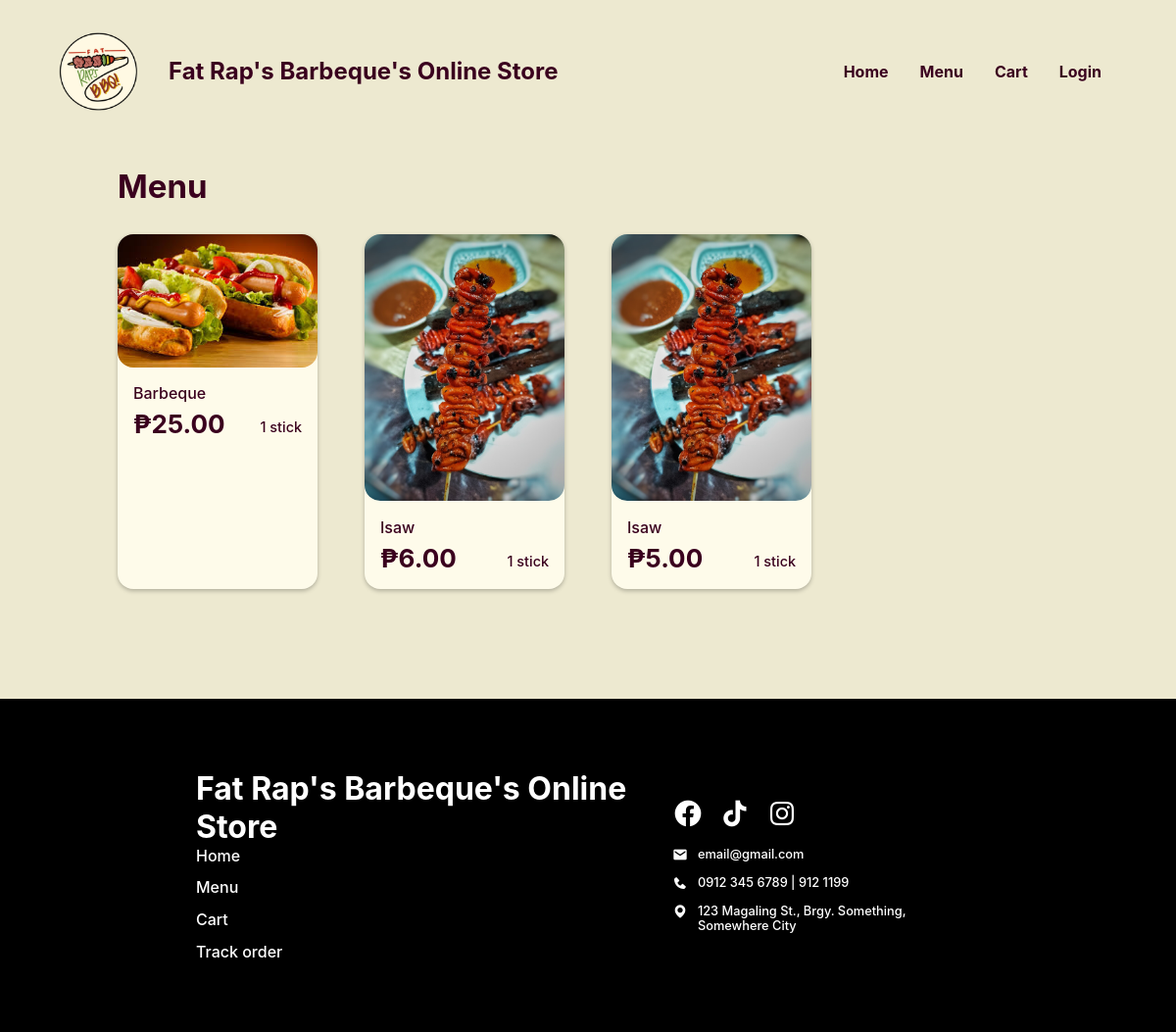
The page /Website/menu.php on the database as committed earlier.
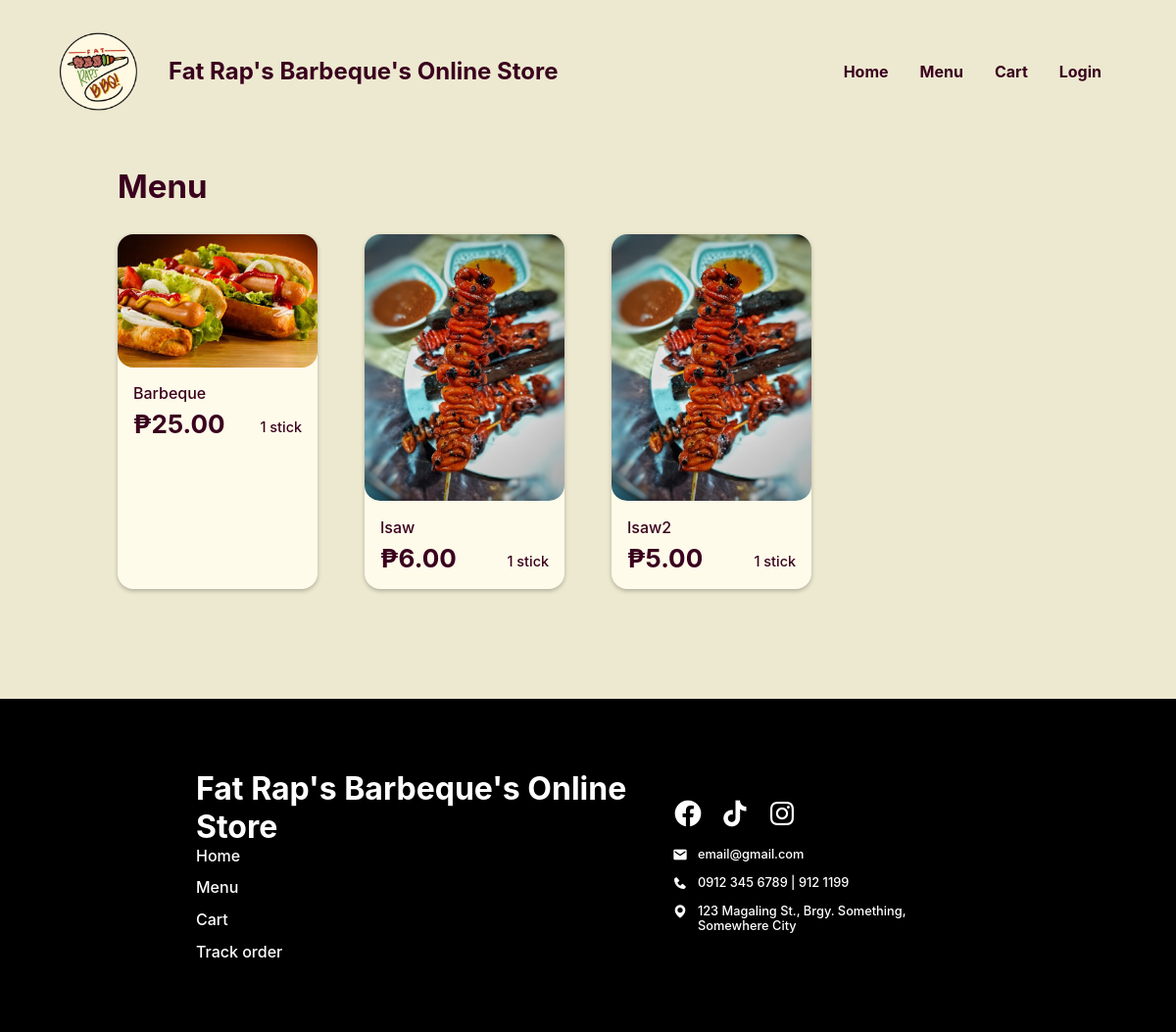
The same page on the database as committed later.
### tables this page shows
CREATE TABLE `food` (
  `FOOD_ID` int(18) UNSIGNED NOT NULL,
  `CTGY_ID` int(18) NOT NULL,
  `FOOD_NAME` varchar(20) NOT NULL,
  `FOOD_PRICE` decimal(10,2) NOT NULL,
  `FOOD_DESC` varchar(50) NOT NULL,
  `FOOD_IMG` varchar(255) NOT NULL,
  `FOOD_STOCK` int(20) NOT NULL,
  `FOOD_ACTIVE` varchar(10) NOT NULL,
  `FOOD_TYPE` varchar(16) NOT NULL
);

### Website/menu.php (the view, shortened to what this page needs)
<?php
@include 'constants.php';
$PRSN_ROLE = $_SESSION['prsn_role'];
?>
<!DOCTYPE html>
<html lang="en">
<head>
    <link rel="stylesheet" href="header-styles.css">
    <link rel="stylesheet" href="customer-styles.css">
    <link href='https://unpkg.com/boxicons@2.1.4/css/boxicons.min.css' rel='stylesheet'>
</head>
<body>
    <header>
        <div class="header-container">
            <div class="website-title">
                <img id="logo" src="images/client-logo.png">
                <div class="text">
                    <h1>Fat Rap's Barbeque's Online Store</h1>
                </div>
            </div>
            <ul class = 'menubar'>
                <li><a href="<?php echo SITEURL; ?>cus-home-page.php">Home</a></li>
                <li><a href="<?php echo SITEURL; ?>menu.php">Menu</a></li>
                <li><a href="<?php echo SITEURL; ?>cart.php">Cart</a></li>
                <?php
                if (isset($_SESSION['prsn_id'])) {
                ?>
                    <li><a href="<?php echo SITEURL; ?>logout.php">Logout</a>
                </li>
                    <?php
                } else {
                    ?>
                    <li><a href="<?php echo SITEURL; ?>login-page.php">Login</a></li>
                <?php
                }
                ?>
            </ul>
        </div>
    </header>
    <main>
        <section class="section menu">
            <div class="section-heading">
                <h2>Menu</h2>
            </div>
            <section class="section-body">
            <?php
            $sql = "SELECT * FROM food WHERE FOOD_ACTIVE = 'Yes' AND FOOD_TYPE = '$PRSN_ROLE'";
            $res = mysqli_query($conn, $sql);
            $count = mysqli_num_rows($res);
            if ($count > 0) {
                while ($row = mysqli_fetch_assoc($res)) {
                    $FOOD_ID = $row['FOOD_ID'];
                    $FOOD_NAME = $row['FOOD_NAME'];
                    $FOOD_IMG = $row['FOOD_IMG'];
                    $FOOD_PRICE = $row['FOOD_PRICE'];
            ?>
                    <a class="menu-item" href="<?php echo SITEURL; ?>product-info.php?FOOD_ID=<?php echo $FOOD_ID?>">
                        <img src="<?php echo SITEURL; ?>images/<?php echo $FOOD_IMG; ?>" alt="">
                        <div class="text">
                            <p class="name"><?php echo $FOOD_NAME?></p>
                            <div class="inline">
                                <h2>₱<?php echo $FOOD_PRICE ?></h3>
                                    <p>1 stick</p>
                            </div>
                        </div>
                    </a>
            <?php
                }
            }
            ?>
            </section>
        </section>
    </main>
    <footer>
        <div class="footer-container">
            <div class="left-container">
                <h1>Fat Rap's Barbeque's Online Store</h1>
                <div class="list">
                    <ul>
                        <li><a href="<?php echo SITEURL; ?>cus-home-page.php">Home</a></li>
                        <li><a href="<?php echo SITEURL; ?>menu.php">Menu</a></li>
                        <li><a href="<?php echo SITEURL; ?>cart.php">Cart</a></li>
                        <li><a href="<?php echo SITEURL; ?>track-order.php">Track order</a></li>
                    </ul>
                </div>
            </div>
            <div class="right-container">
                <div class="icons-block">
                    <a href="https://www.youtube.com/">
                        <i class='bx bxl-facebook-circle'></i>
                    </a>
                    <a href="https://www.youtube.com/">
                        <i class='bx bxl-tiktok'></i>
                    </a>
                    <a href="https://www.youtube.com/">
                        <i class='bx bxl-instagram'></i>
                    </a>
                </div>
                <div class="list">
                    <div class="list-items">
                        <i class='bx bxs-envelope'></i>
                        <p>email@gmail.com</p>
                    </div>
                    <div class="list-items">
                        <i class='bx bxs-phone'></i>
                        <p>0912 345 6789 | 912 1199</p>
                    </div>
                    <div class="list-items">
                        <i class='bx bxs-map'></i>
                        <p>123 Magaling St., Brgy. Something, Somewhere City</p>
                    </div>
                </div>
            </div>
        </div>
    </footer>
</body>
</html>

### Website/header-styles.css (style rules this page uses)
*, *::before, *::after { margin: 0; padding: 0; box-sizing: border-box; font-family: inherit; }
:root { --bg:#F2FFE1; --primary:#f3d95c; --text:#3A001E; --text2: #FA3F1F; --input-bg:#F7F3DC; --eye-icon:#CEC699; --block: #4ADE5D; --block-p:#277B32; --block-h1: #0F4C17; --form-bg: #FFFDEF; --header-text: #3A001E; }
body { font-family: 'Inter', sans-serif; }
header, footer { width: 100%; display: flex; justify-content: center; align-items: center; }
header { height: 8rem; position: fixed; top: 0; z-index: 100; color: var(--header-text); background-color: var(--bg); }
.header-container, .footer-container { margin-inline: auto; margin-top: 2rem; margin-bottom: 0.9rem; width: 90%; max-width: 1200px; display: flex; justify-content: space-between; align-items: center; }
.website-title { display: flex; align-items: center; }
header img { width: 80px; position: relative; }
header .text { margin-left: 2rem; }
header h1 { white-space: nowrap; font-size: 1.5rem; }
header .text p, footer .right-container p { font-size: 0.8rem; }
li > a { color: inherit; text-decoration: none; }
footer { background-color: #000; color: #fff; min-height: 20rem; }
.footer-container { width: 90%; max-width: 800px; margin: clamp(1rem, 6vw, 4.5rem) auto; display: flex; justify-content: space-between; }
.icons-block { margin-bottom: 1rem; }
.list > ul { padding-inline-start: 0; margin-block: 0; height: 100%; }
.list > ul, .list { display: grid; gap: 0.8rem; }
.list > ul > li { color: #fff; display: block; }
.icons-block { display: flex; gap: 1rem; }
.icons-block a { color: #fff; }
.icons-block i { font-size: 2rem; }
.list-items { display: flex; gap: 10px; }
.menubar { display: flex; flex-direction: row; list-style-type: none; margin: 0; padding: 0; }
.menubar > li { font-weight: bold; margin: 0 1rem; overflow: hidden; }

### Website/customer-styles.css (style rules this page uses)
*, *::before, *::after { margin: 0; padding: 0; box-sizing: border-box; font-family: inherit; }
:root { --bg:#EDE9D0; --primary:#F5D636; --active-primary:#EDCB1C; --input-bg:#F7F3DC; --form-bg: #FFFDEF; --available:#A8D991; --available-text:#304D23; --fully-booked:#C13B24; --fully-booked-text:var(--text); --closed:#3B3B3B; --closed-text:#A9A9A9; --product-info-bg: #C13B24; --block: #FEFBEA; --light-text: var(--block); --text: #3A001E; --gray: #DFDCCB; --green: #6FDE4A; --red: #C13B24; }
body { font-family: 'Inter', sans-serif; font-weight: 500; }
main { padding-top: 130px; padding-bottom: 7rem; height: max-content; background-color: var(--bg); color: var(--text); width: 100%; min-width: 320px; overflow: hidden; }
.section { width: 80%; margin: auto; margin-top: 2.5rem; display: flex; flex-direction: column; justify-content: space-between; }
.section-heading { display: flex; flex-direction: column; gap: 0.5rem; margin-bottom: 1.8rem; }
.section-heading h2 { font-size: 2.0625rem; }
.section-body { display: flex; flex-direction: column; gap: 1rem; }
.menu .section-body { display: grid; grid-template-columns: repeat(4, 1fr); gap: 3rem; }
.menu .menu-item img { width: 100%; border-radius: 1rem; }
.menu .menu-item { background-color: var(--block); border-radius: 1rem; box-shadow: rgba(0, 0, 0, 0.25) 0px 2px 4px 0px; }
.menu .menu-item { text-decoration: none; color: var(--text); }
.menu .menu-item .text { margin: 0.8rem 1rem 1rem 1rem; }
.menu .menu-item p.name { margin-bottom: 6px; }
.menu .menu-item .inline { display: flex; justify-content: space-between; align-items: flex-end; }
.menu .menu-item .inline p { font-size: 0.9rem; margin-bottom: 4px; }
.menu .menu-item .inline h2 { font-size: 1.625rem; }
.inline { width: 100%; display: flex; align-items: center; gap: 1rem; justify-content: space-between; }

Rows that differ between the two databases and show on the page:
changed food: FOOD_NAME "Isaw" → "Isaw2"
